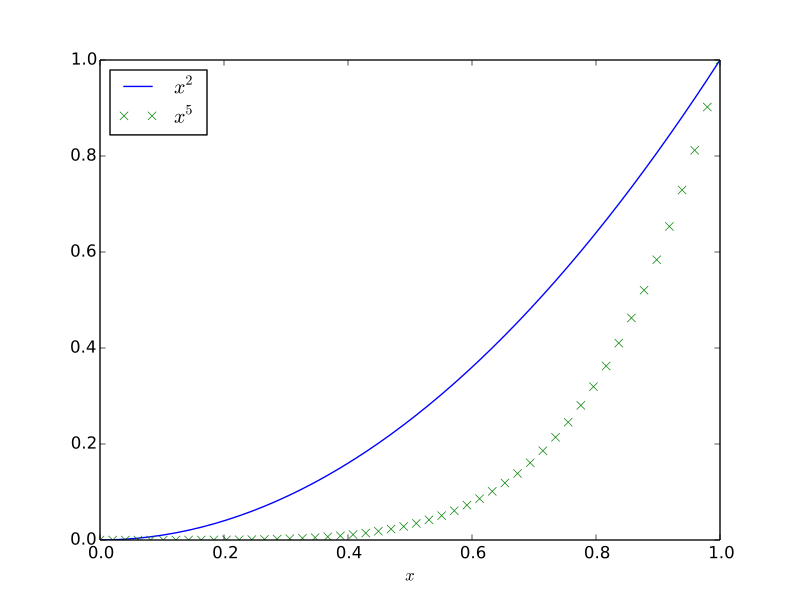

This chart was generated by the following Python code:
from pylab import *
x= linspace(0,1)
plot(x,x**2,"b-",label=r"$x^2$")
plot(x,x**5,"gx", label=r"$x^5$")
xlabel("$x$")
legend(loc="best")
show()
